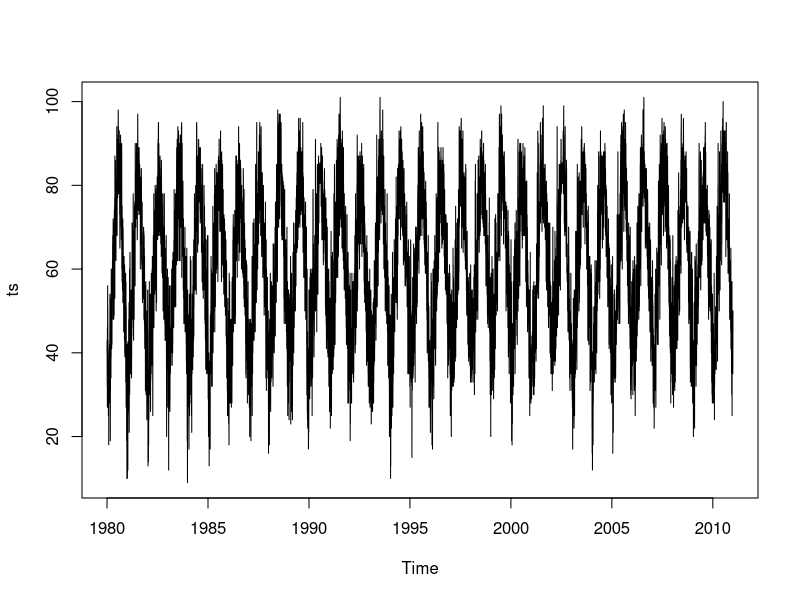
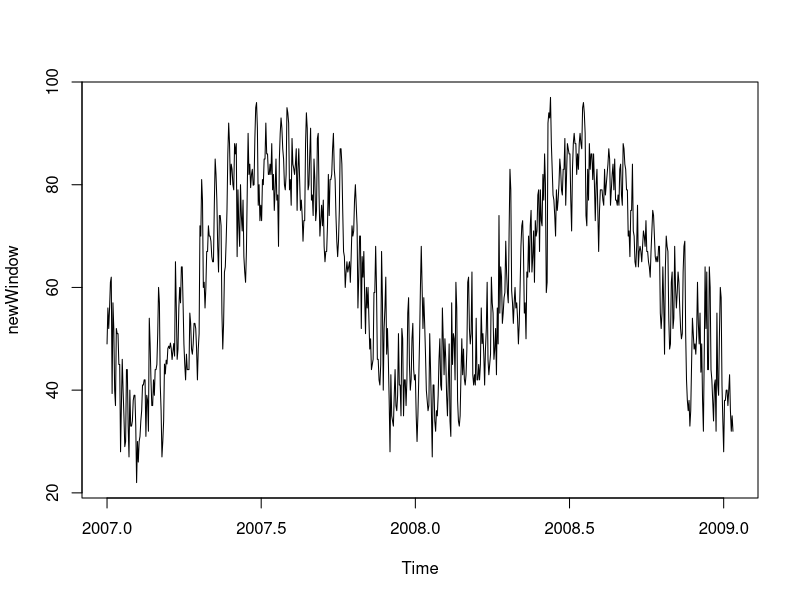
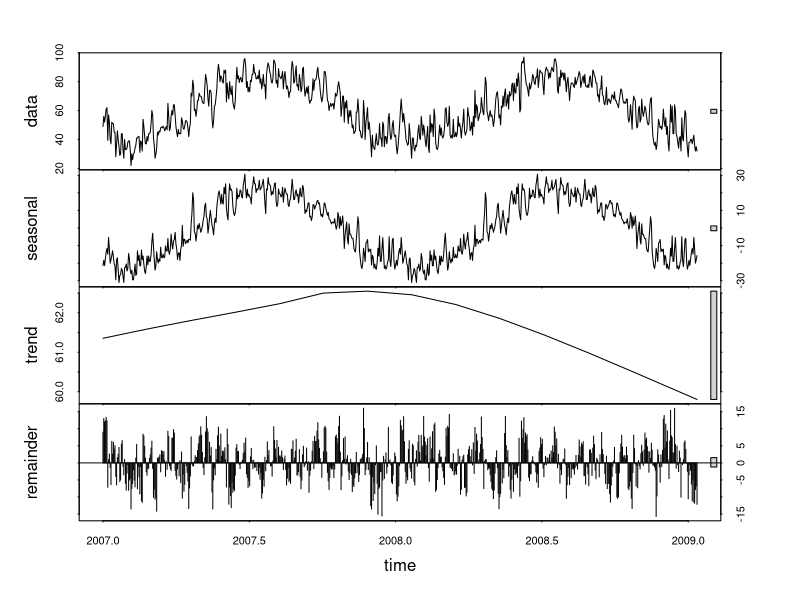
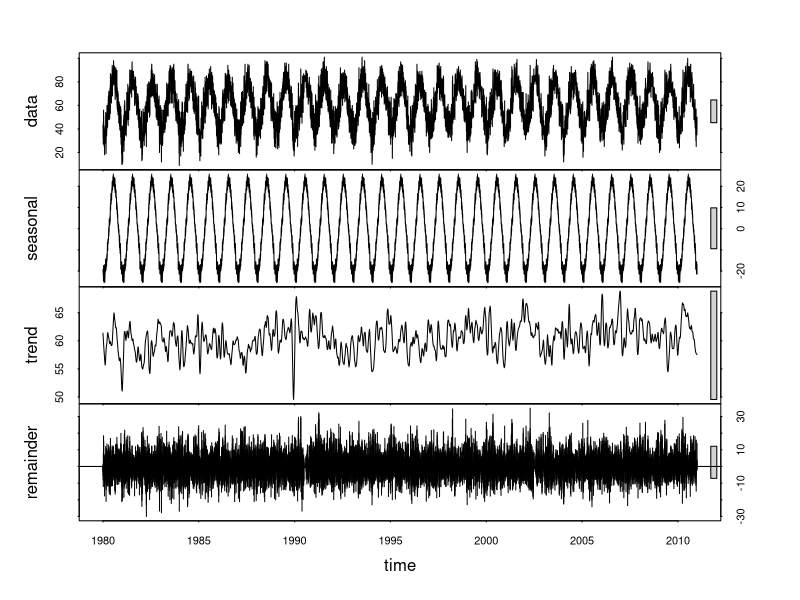

Source code (R) for these figures, in order: (Note: this script raises an error after producing the figures.)
#### Data Science Essentials
#### Chapter 6 - Time series Forecasting
#### Author: Sharan Kumar R and Raja B Koushik

# Set your working directory accordingly
setwd("C:/Users/Accelyst/Desktop/R Data Science Essentials/Chapter 6")
getwd()

# reading the dataset
data <- read.csv("Data/msdata.csv")
head(data, 10)
data$date <- as.Date(data$date, "%m/%d/%Y")

# Replacing NA with that particular date's average value
# create day - month column
data$dayMonth <- strftime(data$date, format="%m-%d")
# compute the averae for the day - month combination
data <- transform(data, mavg =ave(maxTemp,dayMonth, FUN=function(x) mean(x,na.rm=TRUE) ))
# replace the missing value with the mean
newdata <- transform(data, maxTemp =ifelse(is.na(maxTemp),mavg,maxTemp))
head(newdata)
# selecting required data
tsdata <- data.frame(newdata$date,newdata$maxTemp)
colnames(tsdata) <- c("date","maxTemp")
head(tsdata, 10)


# Remove NaN values - dont use
tsdata <- tsdata[complete.cases(tsdata), ]

# ensure there is no NA values
mean(tsdata$maxTemp)


# converting to timeseries
ts=ts(tsdata$maxTemp, start=c(1980,1),frequency=365)
head(ts, 10)
plot(ts)
dev.copy(png,filename="ts-plot.png", width=600, height=400);
dev.off ();



# decomposition

newWindow = window(ts, start=c(2007,1), end=c(2009, 12))
plot(newWindow)
dev.copy(png,filename="ts-subset-plot.png", width=600, height=400);
dev.off ();

decompose1 = stl(newWindow, s.window="periodic")
plot(decompose1)
dev.copy(png,filename="ts-decomp-plot.png", width=600, height=400);
dev.off ();

decompose2 = stl(ts, s.window="periodic", t.window=60, robust=TRUE)
plot(decompose2)
dev.copy(png,filename="ts-decomp-plot2.png", width=600, height=400);
dev.off ();

# ARIMA Model for forecasting
a_model=arima(ts, order=c(2,0,0))
aforecast=forecast.Arima(a_model,h=3650)
plot(aforecast)
dev.copy(png,filename="arimaf.png", width=600, height=400);
dev.off ();

a_model=arima(ts, order=c(0,1,1))
aforecast=forecast.Arima(a_model,h=3650)
plot(aforecast)
dev.copy(png,filename="arimaf2.png", width=600, height=400);
dev.off ();

# Packages required for Forecasting
install.packages("forecast")
require("forecast")#Loading Forecast Package


# Building forecasting model
h_model=HoltWinters(ts, beta=FALSE, gamma=0.5)
plot(h_model)
dev.copy(png,filename="holtm1.png", width=600, height=400);
dev.off ();
?HoltWinters
# plot forecasting with confidence interval
forecast <- predict(h_model, n.ahead = 3650, prediction.interval = T, level = 0.1)
plot(h_model, forecast)
dev.copy(png,filename="holtf1.png", width=600, height=400);
dev.off ();

# Building forecasting model
h_model=HoltWinters(ts, beta=FALSE, gamma=0.1)
plot(h_model)
dev.copy(png,filename="holtm2.png", width=600, height=400);
dev.off ();
?HoltWinters
# plot forecasting with confidence interval
forecast <- predict(h_model, n.ahead = 3650, prediction.interval = T, level = 0.1)
plot(h_model, forecast)
dev.copy(png,filename="holtf2.png", width=600, height=400);
dev.off ();

# Forecasting future data
hforecast <- as.data.frame(forecast)
predscore <- hforecast$fit
predscore <- as.data.frame(predscore)
head(predscore, 10)




